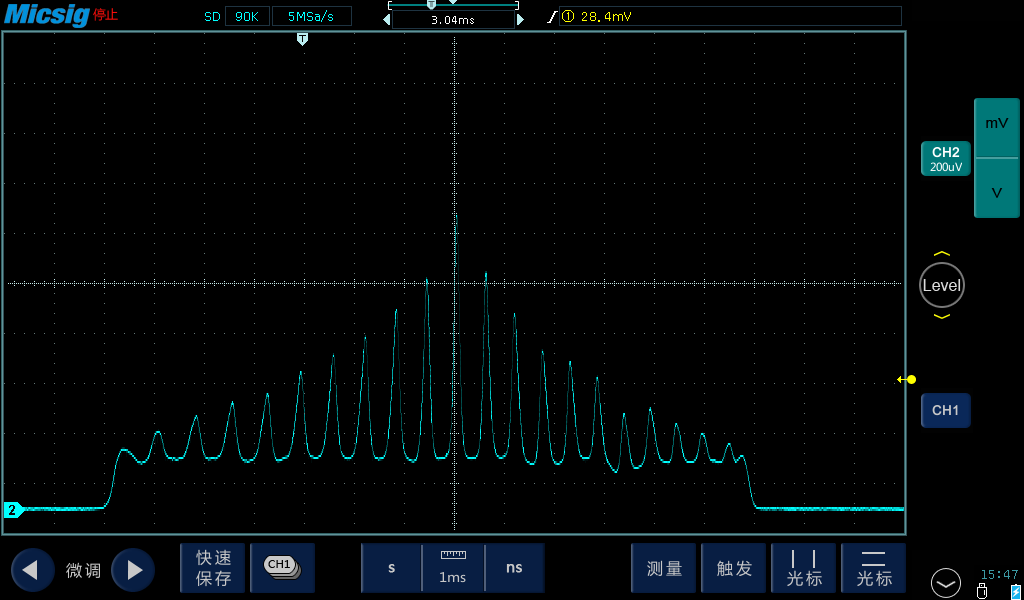
%> input picture src-matlab/img1.png, 1024 x 600 px
$ octave graph_extractor.m   (GNU Octave 9; MATLAB toolbox functions it lacks are replaced by stand-ins)
%> lines starting %> are read from the running program, lines starting %| are printed output that depends on the picture; in (x1, y1, x2, y2) boxes, pixels count from 0 and x2, y2 are one past the last pixel; in counts of white or black regions, pixels touching at a corner belong together; the program's own positions count from 1
### src-matlab/createMaskv1.m
function [BW,maskedRGBImage] = createMaskv1(RGB)
%createMask  Threshold RGB image using auto-generated code from colorThresholder app.
%  [BW,MASKEDRGBIMAGE] = createMask(RGB) thresholds image RGB using
%  auto-generated code from the colorThresholder app. The colorspace and
%  range for each channel of the colorspace were set within the app. The
%  segmentation mask is returned in BW, and a composite of the mask and
%  original RGB images is returned in maskedRGBImage.

% Auto-generated by colorThresholder app on 10-Mar-2019
%------------------------------------------------------


% Convert RGB image to chosen color space
I = RGB;

% Define thresholds for channel 1 based on histogram settings
channel1Min = 0.000;
channel1Max = 74.000;

% Define thresholds for channel 2 based on histogram settings
channel2Min = 18.000;
channel2Max = 255.000;

% Define thresholds for channel 3 based on histogram settings
channel3Min = 16.000;
channel3Max = 255.000;

% Create mask based on chosen histogram thresholds
sliderBW = (I(:,:,1) >= channel1Min ) & (I(:,:,1) <= channel1Max) & ...
    (I(:,:,2) >= channel2Min ) & (I(:,:,2) <= channel2Max) & ...
    (I(:,:,3) >= channel3Min ) & (I(:,:,3) <= channel3Max);
BW = sliderBW;

% Initialize output masked image based on input image.
maskedRGBImage = RGB;

% Set background pixels where BW is false to zero.
maskedRGBImage(repmat(~BW,[1 1 3])) = 0;

end

### src-matlab/graph_extractor.m
% MATLAB Graph extractor
%   Created by Pargorn Puttapirat at XJTU (pargorn.puttapirat@g.swu.ac.th)
%   Created on 20190310
%   Last update 20190310

%% Script configuration
graph_filename = 'img1.png';   % input filename
trim_val = [50,50];     % Trim left and right part of the signal, input 0 for no trim.
output_filename = 'save';
num_of_grid = 18;
grid_scale = 1;     % in the original unit
cropping_coordinate = [5.5100   34.5100  896.9800  497.9800];   % [5.5100   34.5100  896.9800  497.9800]

%% Load the image
I = imread(graph_filename);
%> I is the input picture: size 600x1024x3 uint8; mean R, G, B 3.5, 8.5, 10.5

% crop the image
if isempty(cropping_coordinate)
    [I_crop, rect] = imcrop(I);
else
    [I_crop, rect] = imcrop(I, cropping_coordinate);
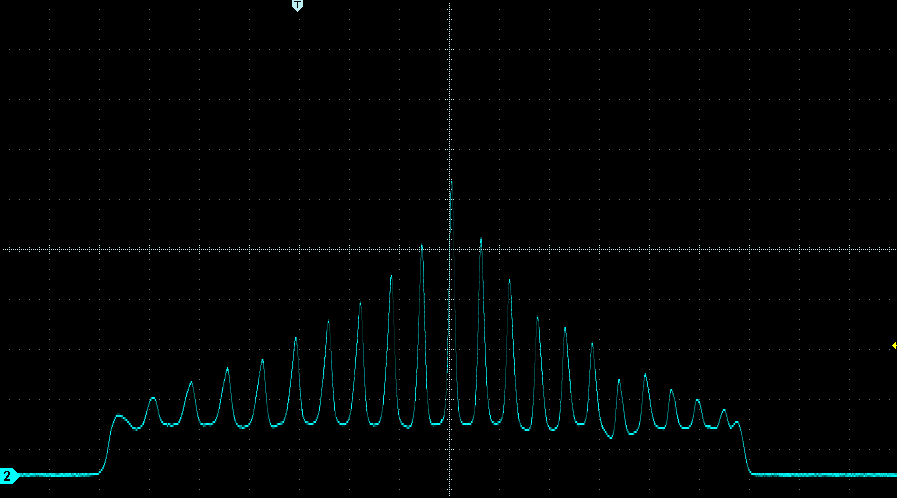
%> I_crop: size 498x897x3 uint8; mean R, G, B 0.8, 3, 3
%> rect = [5.51 34.51 897 498]
end
disp('Cropping coordinate');
disp(rect);
%|      5.5100    34.5100   896.9800   497.9800
imshowpair(I,I_crop,'montage');
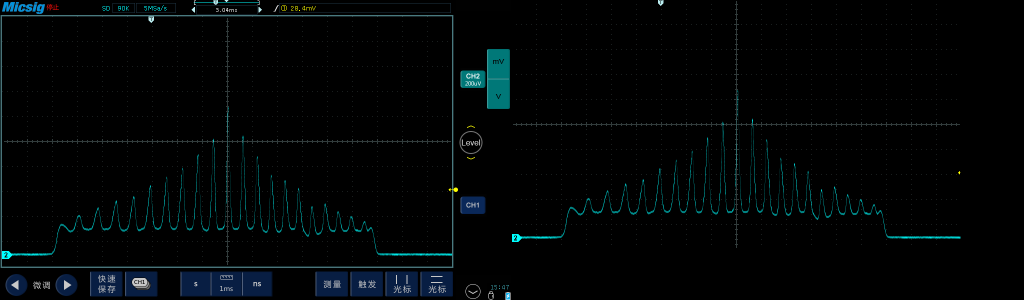
%> displayed picture: size 600x2048x3, on the screen's scale of 0 to 255 (shown at 1/2 size); mean R, G, B 2.1, 5.3, 6.3

%% Extract the graph from the image based on color
mask = createMaskv1(I_crop);
%> in createMaskv1, `sliderBW = (I(:,:,1) >= channel1Min ) & (I(:,:,1) <= channel1Max) & (I..`:
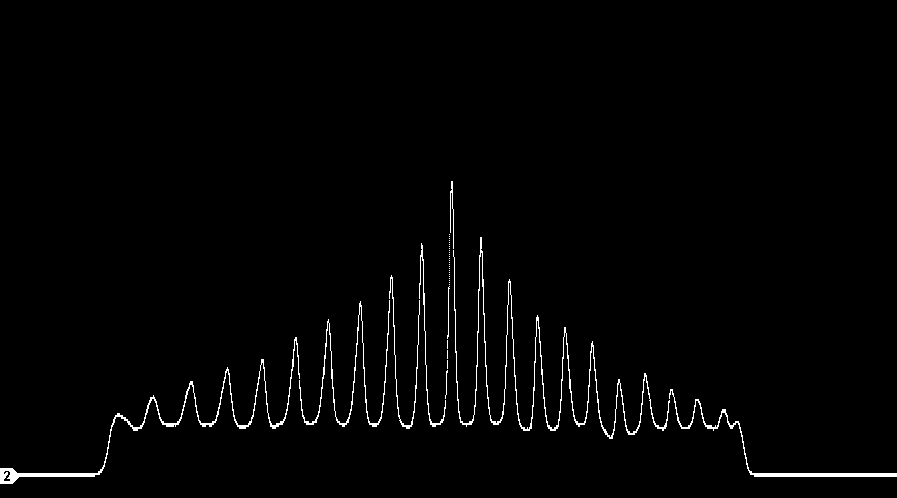
%> sliderBW: size 498x897 logical; 1.5% white in thin lines or dots, all inside (x1, y1, x2, y2) = (0, 181, 897, 484)
%> in createMaskv1, `maskedRGBImage(repmat(~BW,[1 1 3])) = 0;`:
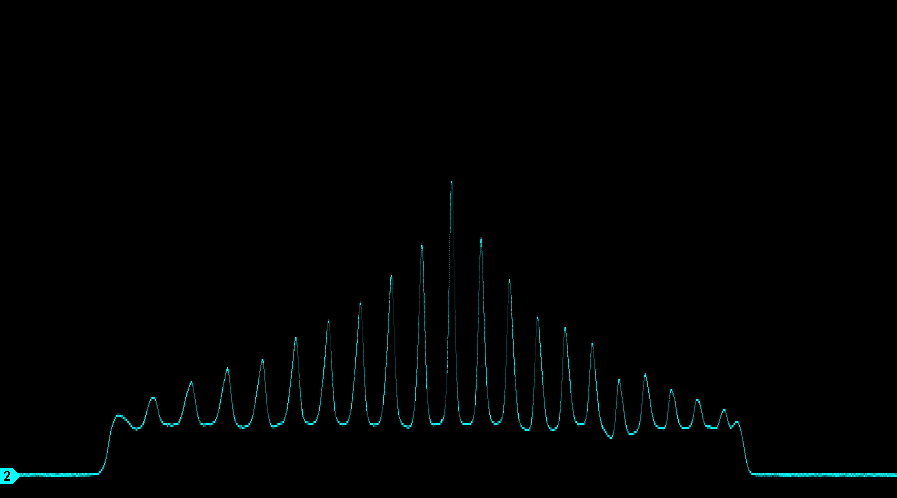
%> maskedRGBImage: size 498x897x3 uint8; 0.73% of pixels changed, all inside (x1, y1, x2, y2) = (3, 0, 897, 496)

%% Use morphological operations to clean the data
SE = strel('square',2);
mask_clean = imclose(mask, SE);
mask_clean2 = bwskel(mask_clean);
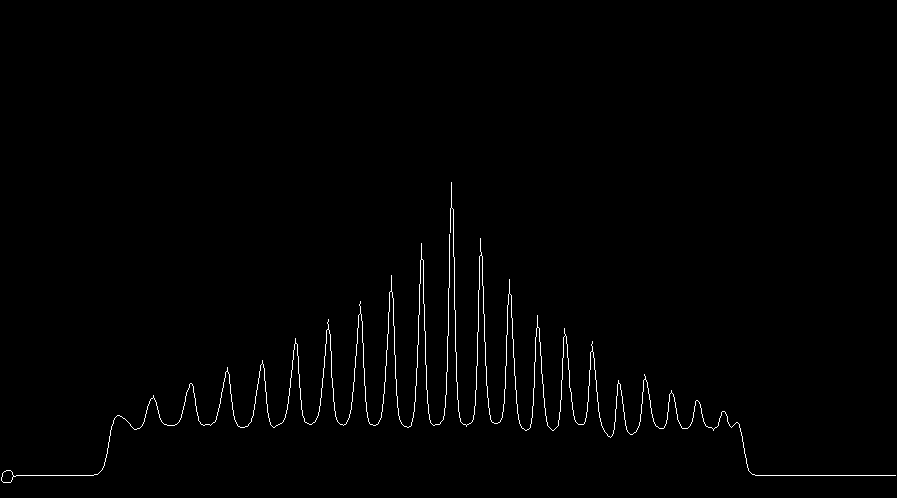
%> mask_clean2: size 498x897 logical; 0.94% white in thin lines or dots, all inside (x1, y1, x2, y2) = (1, 182, 896, 483)

clean = mask_clean2;

%% Map the 'col' to the x-axis
[max_y, y_axis] = size(clean);
%> max_y = 498; y_axis = 897
y_val = zeros(y_axis, 1);
y_flag = zeros(y_axis, 1);
for i = 1:y_axis
    graph_col = clean(:,i);

    % Find the position of the bright spot in the column
    idx = find(graph_col,1,'last');     % Select the highest value

    if isempty(idx)
        y_flag(i) = 1;
    else
        y_val(i) = idx;
    end
end
%> this loop made 897 passes
%> idx on passes 2 to 4: 481, 482, 483
%> after the loop, y_flag = 897 values, max 1 at index 1, min 0 at index 2, mean 0.00223; y_val = 897 values, max 483 at index 4, min 0 at index 1, mean 424.4

% Revert the data
y_val_revt = (-y_val) + max_y;
%> y_val_revt = 897 values, max 498 at index 1, min 15 at index 4, mean 73.58

%% Calculate x-scale
entire_x = grid_scale * num_of_grid;
sampling_rate = entire_x / length(y_val_revt);
%> sampling_rate = 0.0201

% Generate x scale
x_scale = (0:length(y_val_revt))' * sampling_rate;
%> x_scale = 898 values from 0 to 18
x_scale(end) = [];

%% Trim the data
y_val_trim = y_val_revt(trim_val(1):length(y_val_revt)-trim_val(2),1);
%> y_val_trim = 798 values, max 290 at index 403, min 22 at index 1, mean 78.88
x_scale_trim = x_scale(trim_val(1):length(x_scale)-trim_val(2),1);
%> x_scale_trim = 798 values from 0.983 to 16.98

%% Save the data
h = figure();
hold on;
plot(x_scale_trim, y_val_trim);
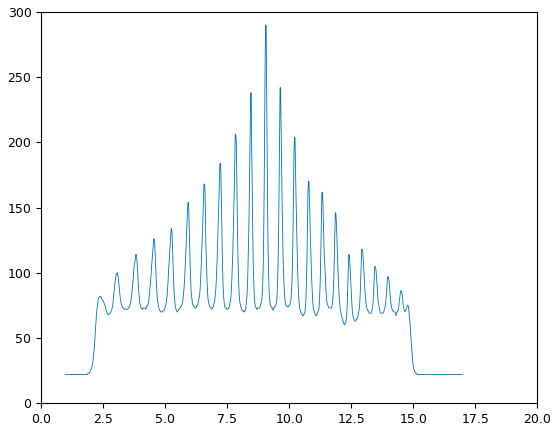
%> figure redrawn from the program's plot data; curve peaks at x = 9.05, y = 290
hold off;
saveas(h, [output_filename '.png']);

final_mat = [x_scale_trim, y_val_trim];
%> final_mat = 798 rows, first 12: [0.983 22; 1 22; 1.02 22; 1.04 22; 1.06 22; 1.08 22; 1.1 22; 1.12 22; 1.14 22; 1.16 22; 1.18 22; 1.2 22]
xlswrite([output_filename '_raw.xls'], final_mat);
